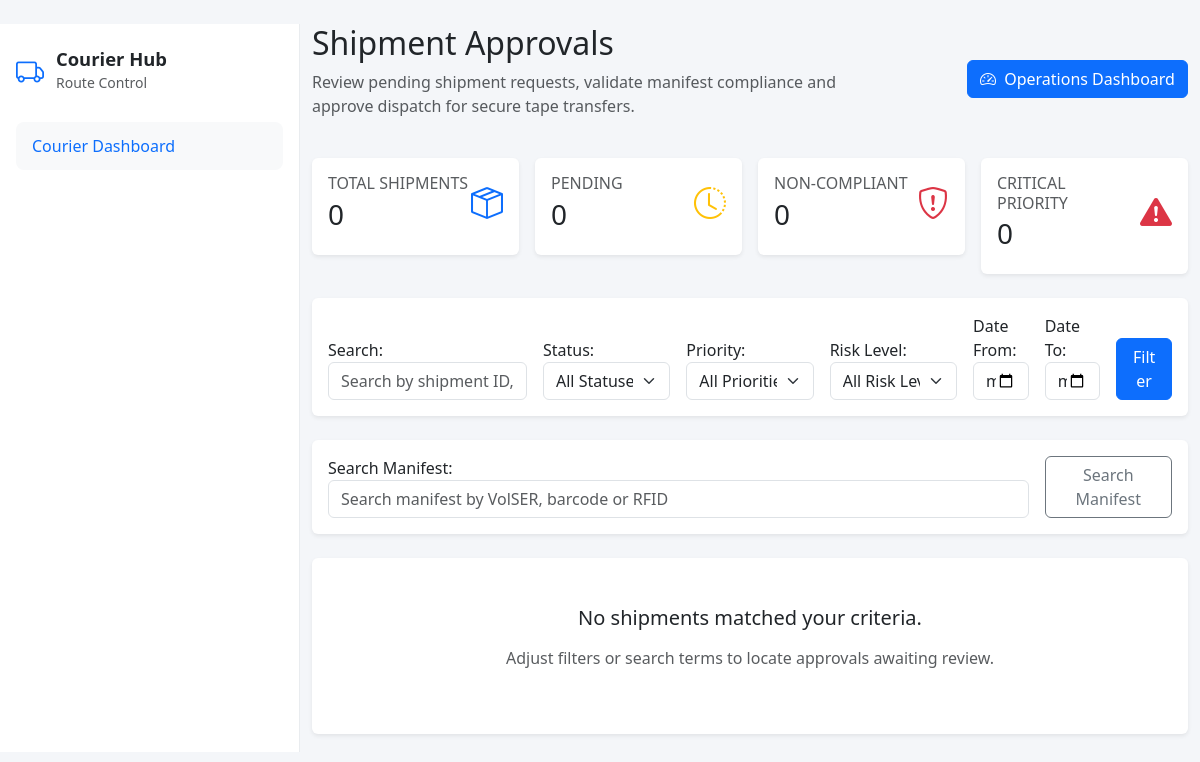
Before: /shipment-approvals/ (signed in) with the older database file.
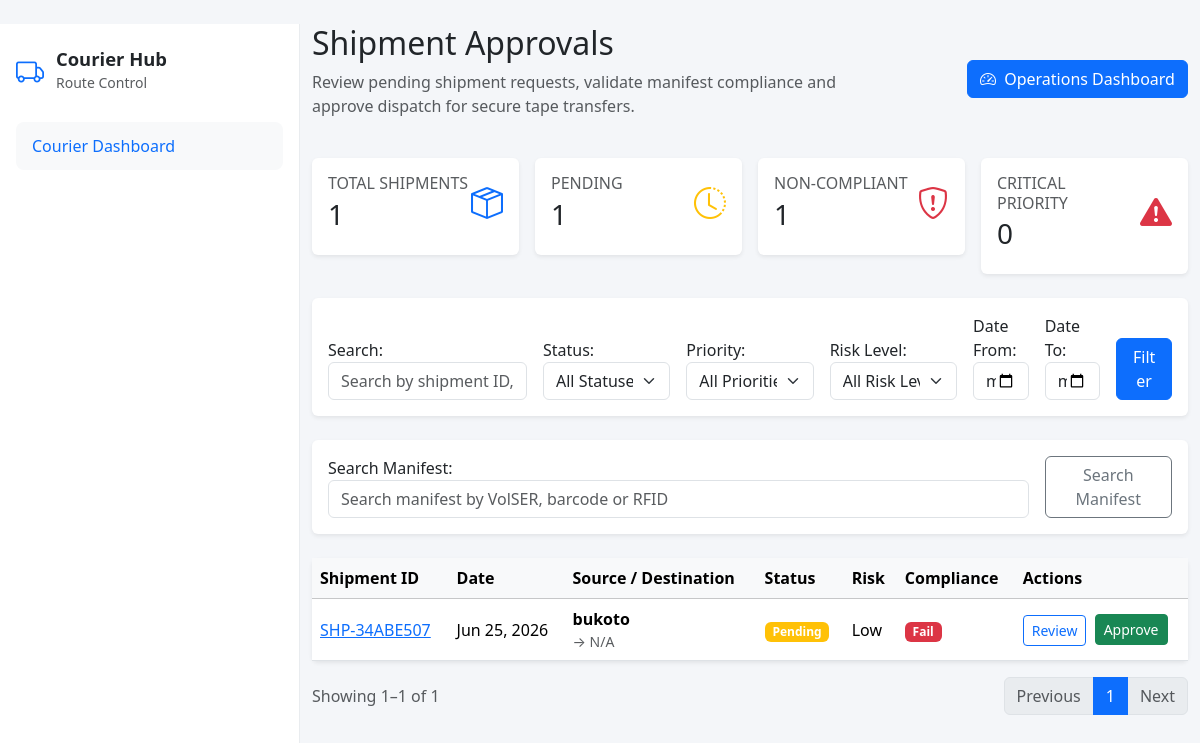
After: the same page with the newer database file.
### inventory/models.py (models this page shows, shortened)
class Shipment(models.Model):
    id = models.UUIDField(primary_key=True, default=uuid.uuid4, editable=False)
    SHIPMENT_TYPE_CHOICES = [
        ('Off-Site Transfer', 'Off-Site Transfer'),
        ('Return', 'Return'),
        ('Retrieval', 'Retrieval'),
        ('Destruction', 'Destruction'),
    ]
    SHIPMENT_STATUS_CHOICES = [
        ('Pending', 'Pending'),
        ('More Info Requested', 'More Info Requested'),
        ('Approved', 'Approved'),
        ('Rejected', 'Rejected'),
        ('Dispatched', 'Dispatched'),
        ('Picked Up', 'Picked Up'),
        ('In Transit', 'In Transit'),
        ('Delivered', 'Delivered'),
        ('Completed', 'Completed'),
        ('Return Accepted', 'Return Accepted'),
        ('Cancelled', 'Cancelled'),
    ]
    PRIORITY_LEVEL_CHOICES = [
        ('Normal', 'Normal'),
        ('High', 'High'),
        ('Critical', 'Critical'),
    ]
    DELIVERY_STATUS_CHOICES = [
        ('Delivered', 'Delivered'),
        ('Partially Delivered', 'Partially Delivered'),
    ]
    shipment_id = models.CharField(
        max_length=50,
        unique=True,
        default=generate_shipment_id,
        editable=False,
    )
    shipment_date = models.DateField(default=timezone.localdate)
    shipment_type = models.CharField(max_length=50, choices=SHIPMENT_TYPE_CHOICES)
    status = models.CharField(max_length=50, choices=SHIPMENT_STATUS_CHOICES, default='Pending')
    priority_level = models.CharField(max_length=20, choices=PRIORITY_LEVEL_CHOICES, default='Normal')
    number_of_tapes = models.PositiveIntegerField(default=0)
    source_location = models.CharField(max_length=200, blank=True)
    releasing_custodian = models.CharField(max_length=150, blank=True)
    release_datetime = models.DateTimeField(null=True, blank=True)
    destination_location = models.CharField(max_length=200, blank=True)
    receiving_organization = models.CharField(max_length=200, blank=True)
    expected_delivery_date = models.DateField(null=True, blank=True)
    receiving_custodian = models.CharField(max_length=150, blank=True)
    courier_name = models.CharField(max_length=150, blank=True)
    courier_contact = models.CharField(max_length=100, blank=True)
    vehicle_number = models.CharField(max_length=100, blank=True)
    tracking_number = models.CharField(max_length=150, blank=True)
    tapes = models.ManyToManyField('Tape', blank=True, related_name='shipments')
    approved_by = models.ForeignKey(
        settings.AUTH_USER_MODEL,
        null=True,
        blank=True,
        on_delete=models.SET_NULL,
        related_name='approved_shipments'
    )
    approval_date = models.DateTimeField(null=True, blank=True)
    approval_remarks = models.TextField(blank=True)
    delivery_date = models.DateField(null=True, blank=True)
    delivery_time = models.TimeField(null=True, blank=True)
    received_by = models.CharField(max_length=150, blank=True)
    delivery_status = models.CharField(max_length=30, choices=DELIVERY_STATUS_CHOICES, blank=True)
    delivery_notes = models.TextField(blank=True)
    created_by = models.ForeignKey(
        settings.AUTH_USER_MODEL,
        null=True,
        blank=True,
        on_delete=models.SET_NULL,
        related_name='created_shipments'
    )
    created_at = models.DateTimeField(auto_now_add=True)
    last_updated_by = models.ForeignKey(
        settings.AUTH_USER_MODEL,
        null=True,
        blank=True,
        on_delete=models.SET_NULL,
        related_name='updated_shipments'
    )
    last_updated_at = models.DateTimeField(auto_now=True)
    class Meta:
        ordering = ['-shipment_date', '-created_at']
    def has_dual_custody(self):
        return bool(self.releasing_custodian and self.receiving_custodian)
    def is_manifest_complete(self):
        return self.number_of_tapes > 0 and self.tapes.exists() and self.number_of_tapes == self.tapes.count()
    def is_overdue_for_approval(self):
        if not self.shipment_date:
            return False
        return self.status in ['Pending', 'More Info Requested'] and self.shipment_date < (timezone.localdate() - timedelta(days=2))
    def compliance_checks(self):
        checks = {
            'tape_exists': self.tapes.exists(),
            'duplicate_tapes': not self.tapes.values('id').annotate(count=Count('id')).filter(count__gt=1).exists(),
            'manifest_complete': self.is_manifest_complete(),
            'retention_compliance': not self.tapes.filter(retention_end_date__lt=(self.expected_delivery_date or timezone.localdate())).exists(),
            'legal_hold': not self.tapes.filter(legal_hold=True).exists(),
            'audit_hold': not self.tapes.filter(audit_hold=True).exists(),
            'damage_status': not self.tapes.filter(status='Damaged').exists(),
            'missing_tape_status': not self.tapes.filter(status='Missing').exists(),
            'dual_custody': self.has_dual_custody(),
        }
        return checks
    def compliance_passed(self):
        return all(self.compliance_checks().values())
    def risk_score(self):
        score = 0
        if self.tapes.filter(status='Missing').exists():
            score += 30
        if self.tapes.filter(status='Damaged').exists():
            score += 25
        if self.tapes.filter(legal_hold=True).exists():
            score += 20
        if self.tapes.filter(audit_hold=True).exists():
            score += 20
        if not self.is_manifest_complete():
            score += 15
        if self.priority_level == 'Critical':
            score += 15
        elif self.priority_level == 'High':
            score += 8
        return min(score, 100)
    def risk_level(self):
        score = self.risk_score()
        if score >= 70:
            return 'Critical'
        if score >= 45:
            return 'High'
        if score >= 20:
            return 'Medium'
        return 'Low'

### inventory/views.py (the view, shortened to what this page needs)
# urls.py: path('shipment-approvals/', views.shipment_approvals, name='shipment-approvals'),
@user_passes_test(lambda u: u.is_superuser or is_operations_manager(u), login_url='signin')
@login_required(login_url='signin')
def shipment_approvals(request):
    filter_form = ShipmentApprovalFilterForm(request.GET or None)
    manifest_form = ManifestSearchForm(request.GET or None)
    shipments = Shipment.objects.select_related('approved_by', 'created_by', 'last_updated_by').prefetch_related('tapes').order_by('-shipment_date')
    risk_level_filter = None
    if risk_level_filter:
        shipments = [shipment for shipment in shipments if shipment.risk_level() == risk_level_filter]
    if not isinstance(shipments, list):
        shipments = list(shipments)
    total_shipments = len(shipments)
    pending_count = sum(1 for shipment in shipments if shipment.status == 'Pending')
    more_info_count = sum(1 for shipment in shipments if shipment.status == 'More Info Requested')
    approved_count = sum(1 for shipment in shipments if shipment.status == 'Approved')
    rejected_count = sum(1 for shipment in shipments if shipment.status == 'Rejected')
    critical_count = sum(1 for shipment in shipments if shipment.priority_level == 'Critical')
    non_compliant_count = sum(1 for shipment in shipments if not shipment.compliance_passed())
    overdue_count = sum(1 for shipment in shipments if shipment.is_overdue_for_approval())
    page_number = request.GET.get('page', 1)
    paginator = Paginator(shipments, 10)
    shipment_page = paginator.get_page(page_number)
    context = {
        'dashboard_tabs': OPERATIONS_FEATURE_TABS,
        'filter_form': filter_form,
        'manifest_form': manifest_form,
        'shipments': shipment_page,
        'total_shipments': total_shipments,
        'pending_count': pending_count,
        'more_info_count': more_info_count,
        'approved_count': approved_count,
        'rejected_count': rejected_count,
        'critical_count': critical_count,
        'non_compliant_count': non_compliant_count,
        'overdue_count': overdue_count,
        'has_results': total_shipments > 0,
    }
    if request.GET.get('partial'):
        return render(request, 'shipment_approvals_fragment.html', context)
    return render(request, 'shipment_approvals.html', context)

### inventory/forms.py
class ManifestSearchForm(forms.Form):
    query = forms.CharField(
        required=False,
        widget=forms.TextInput(attrs={'class': 'form-control', 'placeholder': 'Search manifest by VolSER, barcode or RFID'}),
        label='Search Manifest',
    )
    tape_status = forms.ChoiceField(
        required=False,
        choices=[('', 'All Tape Statuses')] + Tape.STATUS_CHOICES,
        widget=forms.Select(attrs={'class': 'form-select'}),
        label='Tape Status',
    )

### inventory/templates/shipment_approvals.html (shortened to what the changed rows need)
{% extends 'base.html' %}
{% load static %}
{% block content %}
<div class="row mb-4">
    <div class="col-md-8">
        <h2 class="mb-2">Shipment Approvals</h2>
    </div>
</div>
<div class="row g-3 mb-4">
    <div class="col-sm-6 col-xl-3">
        <div class="card shadow-sm border-0">
            <div class="card-body">
                <div class="d-flex justify-content-between align-items-center mb-2">
                    <div>
                        <h6 class="text-uppercase text-muted mb-1">Total Shipments</h6>
                        <h3 class="mb-0">{{ total_shipments }}</h3>
                    </div>
                </div>
            </div>
        </div>
    </div>
    <div class="col-sm-6 col-xl-3">
        <div class="card shadow-sm border-0">
            <div class="card-body">
                <div class="d-flex justify-content-between align-items-center mb-2">
                    <div>
                        <h6 class="text-uppercase text-muted mb-1">Pending</h6>
                        <h3 class="mb-0">{{ pending_count }}</h3>
                    </div>
                </div>
            </div>
        </div>
    </div>
    <div class="col-sm-6 col-xl-3">
        <div class="card shadow-sm border-0">
            <div class="card-body">
                <div class="d-flex justify-content-between align-items-center mb-2">
                    <div>
                        <h6 class="text-uppercase text-muted mb-1">Non-Compliant</h6>
                        <h3 class="mb-0">{{ non_compliant_count }}</h3>
                    </div>
                </div>
            </div>
        </div>
    </div>
</div>
{% if has_results %}
<div class="card shadow-sm border-0">
    <div class="card-body p-0">
        <div class="table-responsive">
            <table class="table table-hover align-middle mb-0">
                <thead class="table-light">
                    <tr>
                        <th>Shipment ID</th>
                        <th>Date</th>
                        <th>Source / Destination</th>
                        <th>Status</th>
                        <th>Risk</th>
                        <th>Compliance</th>
                        <th>Actions</th>
                    </tr>
                </thead>
                <tbody>
                    {% for shipment in shipments %}
                    <tr>
                        <td><a href="{% url 'shipment-detail' shipment.pk %}">{{ shipment.shipment_id }}</a></td>
                        <td>{{ shipment.shipment_date|date:'M d, Y' }}</td>
                        <td>
                            <div class="fw-semibold">{{ shipment.source_location|default:'N/A' }}</div>
                            <div class="text-muted small">→ {{ shipment.destination_location|default:'N/A' }}</div>
                        </td>
                        <td>
                            {% if shipment.status == 'Pending' %}
                                <span class="badge bg-warning">{{ shipment.status }}</span>
                            {% elif shipment.status == 'More Info Requested' %}
                                <span class="badge bg-secondary">{{ shipment.status }}</span>
                            {% elif shipment.status == 'Approved' %}
                                <span class="badge bg-success">{{ shipment.status }}</span>
                            {% elif shipment.status == 'Rejected' %}
                                <span class="badge bg-danger">{{ shipment.status }}</span>
                            {% else %}
                                <span class="badge bg-info">{{ shipment.status }}</span>
                            {% endif %}
                        </td>
                        <td>{{ shipment.risk_level }}</td>
                        <td>
                            {% if shipment.compliance_passed %}
                                <span class="badge bg-success">Pass</span>
                            {% else %}
                                <span class="badge bg-danger">Fail</span>
                            {% endif %}
                        </td>
                        <td>
                            <a class="btn btn-sm btn-outline-primary" href="{% url 'shipment-detail' shipment.pk %}">Review</a>
                            {% if shipment.status == 'Pending' %}
                            <form method="post" action="{% url 'shipment-detail' shipment.pk %}" class="d-inline-flex align-items-center ms-1">
                                <button type="submit" class="btn btn-sm btn-success">Approve</button>
                            </form>
                            {% endif %}
                        </td>
                    </tr>
                    {% endfor %}
                </tbody>
            </table>
        </div>
    </div>
</div>
<nav class="d-flex justify-content-between align-items-center mt-3">
    <div class="text-muted">Showing {{ shipments.start_index }}–{{ shipments.end_index }} of {{ shipments.paginator.count }}</div>
    <ul class="pagination mb-0">
        {% if shipments.has_previous %}
        <li class="page-item"><a class="page-link" href="?page={{ shipments.previous_page_number }}">Previous</a></li>
        {% else %}
        <li class="page-item disabled"><span class="page-link">Previous</span></li>
        {% endif %}
        {% for num in shipments.paginator.page_range %}
            {% if num == shipments.number %}
                <li class="page-item active"><span class="page-link">{{ num }}</span></li>
            {% elif num >= shipments.number|add:'-2' and num <= shipments.number|add:'2' %}
                <li class="page-item"><a class="page-link" href="?page={{ num }}">{{ num }}</a></li>
            {% endif %}
        {% endfor %}
        {% if shipments.has_next %}
        <li class="page-item"><a class="page-link" href="?page={{ shipments.next_page_number }}">Next</a></li>
        {% else %}
        <li class="page-item disabled"><span class="page-link">Next</span></li>
        {% endif %}
    </ul>
</nav>
{% else %}
<div class="card shadow-sm border-0">
    <div class="card-body text-center py-5">
        <h5 class="mb-3">No shipments matched your criteria.</h5>
        <p class="text-muted">Adjust filters or search terms to locate approvals awaiting review.</p>
    </div>
</div>
{% endif %}
{% endblock %}

Changed rows visible on the page:
added Shipment: shipment_id "SHP-34ABE507", shipment_date "Jun 25, 2026", source_location "bukoto", destination_location "N/A", status "Pending", risk_level "Low", releasing_custodian "Fail"
Other visible differences:
{{ total_shipments }}: "0" → "1"
{{ pending_count }}: "0" → "1"
{{ non_compliant_count }}: "0" → "1"
{{ shipments.start_index }}: (not shown) → "1"
{{ shipments.end_index }}: (not shown) → "1"
{{ shipments.paginator.count }}: (not shown) → "1"
text no longer shown: "No shipments matched your criteria. Adjust filters or search terms to locate approvals awaiting review."
text now shown: "Shipment ID Date Source / Destination Status Risk Compliance Actions Showing – of Previous Next"
new list line: "1"
